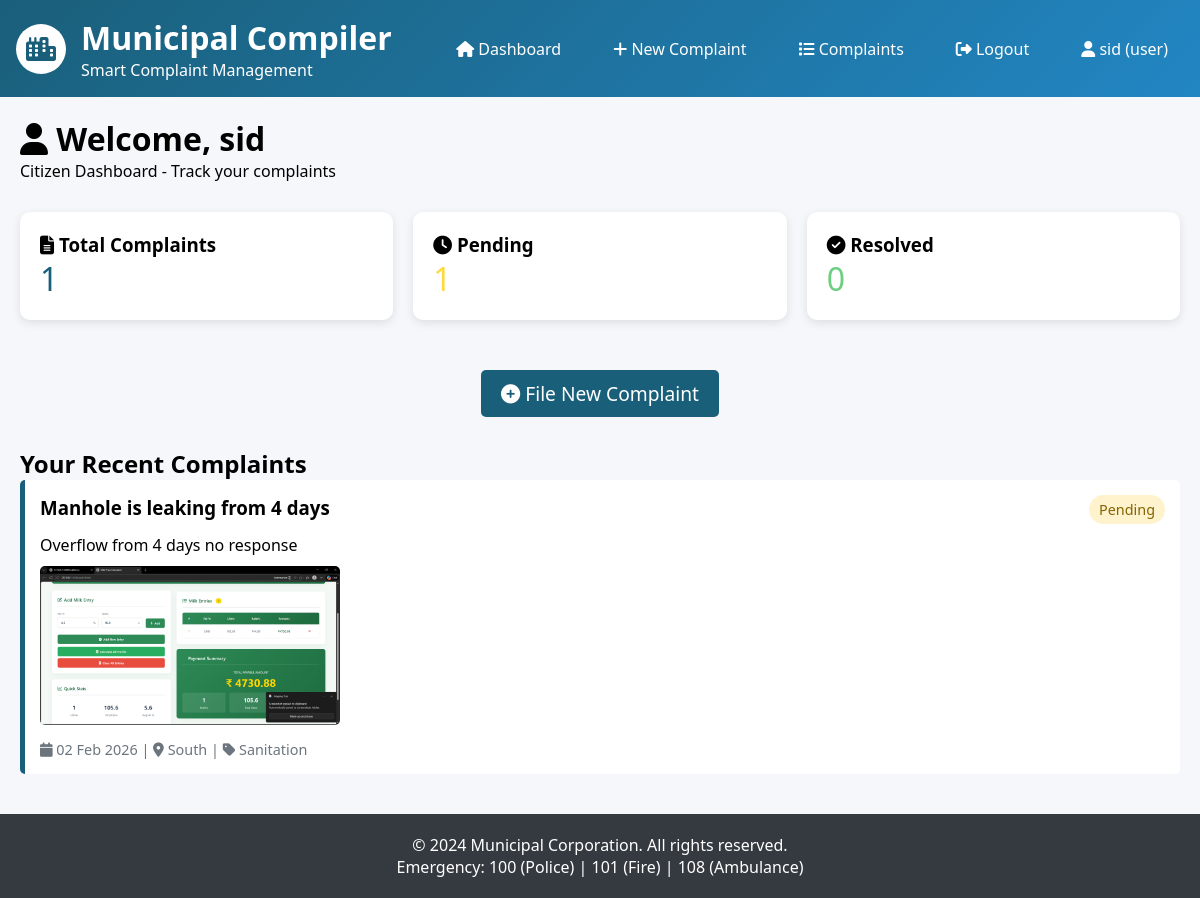
Page /user/dashboard (signed in) on the committed database.
### municipa_app.py (models this page shows, shortened)
class User(UserMixin, db.Model):
    __tablename__ = 'users'
    id = db.Column(db.Integer, primary_key=True)
    username = db.Column(db.String(80), unique=True, nullable=False)
    email = db.Column(db.String(120), unique=True, nullable=False)
    password_hash = db.Column(db.String(200), nullable=False)
    role = db.Column(db.String(20), nullable=False)  # 'user', 'officer', 'admin'
    taluka = db.Column(db.String(50), nullable=True)
    department = db.Column(db.String(100), nullable=True)
    phone = db.Column(db.String(15), nullable=True)
    created_at = db.Column(db.DateTime, default=datetime.utcnow)

class Complaint(db.Model):
    __tablename__ = 'complaints'
    id = db.Column(db.Integer, primary_key=True)
    title = db.Column(db.String(200), nullable=False)
    description = db.Column(db.Text, nullable=False)
    category = db.Column(db.String(50), nullable=False)
    latitude = db.Column(db.Float, nullable=True)
    longitude = db.Column(db.Float, nullable=True)
    address = db.Column(db.String(300), nullable=True)
    image_path = db.Column(db.String(300), nullable=True)
    status = db.Column(db.String(20), default='pending')
    priority = db.Column(db.String(20), default='medium')
    user_id = db.Column(db.Integer, db.ForeignKey('users.id'), nullable=False)
    assigned_officer_id = db.Column(db.Integer, db.ForeignKey('users.id'), nullable=True)
    taluka = db.Column(db.String(50), nullable=False)
    created_at = db.Column(db.DateTime, default=datetime.utcnow)
    updated_at = db.Column(db.DateTime, onupdate=datetime.utcnow)
    resolved_image_path = db.Column(db.String(300), nullable=True)
    resolution_details = db.Column(db.Text, nullable=True)
    resolved_at = db.Column(db.DateTime, nullable=True)
    resolved_by = db.Column(db.Integer, db.ForeignKey('users.id'), nullable=True)
    author = db.relationship('User', foreign_keys=[user_id], backref='authored_complaints')
    assigned_officer = db.relationship('User', foreign_keys=[assigned_officer_id], backref='assigned_complaints')
    resolver = db.relationship('User', foreign_keys=[resolved_by], backref='resolved_complaints')

### municipa_app.py (the view)
@app.route('/user/dashboard')
@login_required
@role_required('user')
def user_dashboard():
    user_complaints = Complaint.query.filter_by(user_id=current_user.id).order_by(Complaint.created_at.desc()).all()
    return render_template('user_dashboard.html', complaints=user_complaints)

### municipa_app.py (called while the page is built)
def role_required(role):
    def decorator(f):
        @wraps(f)
        @login_required
        def decorated_function(*args, **kwargs):
            if current_user.role != role:
                flash('You do not have permission to access this page.', 'danger')
                return redirect(url_for('dashboard'))
            return f(*args, **kwargs)
        return decorated_function
    return decorator

@login_manager.user_loader
def load_user(user_id):
    return User.query.get(int(user_id))

### templates/user_dashboard.html (shortened to what this page needs)
{% extends "base.html" %}
{% block content %}
<h1><i class="fas fa-user"></i> Welcome, {{ current_user.username }}</h1>
<p>Citizen Dashboard - Track your complaints</p>
<div style="display: grid; grid-template-columns: repeat(auto-fit, minmax(250px, 1fr)); gap: 20px; margin: 30px 0;">
    <div class="card">
        <h3><i class="fas fa-file-alt"></i> Total Complaints</h3>
        <p style="font-size: 2em; color: var(--primary-color);" id="totalCount">0</p>
    </div>
    <div class="card">
        <h3><i class="fas fa-clock"></i> Pending</h3>
        <p style="font-size: 2em; color: var(--warning-color);" id="pendingCount">0</p>
    </div>
    <div class="card">
        <h3><i class="fas fa-check-circle"></i> Resolved</h3>
        <p style="font-size: 2em; color: var(--success-color);" id="resolvedCount">0</p>
    </div>
</div>
<div style="text-align: center; margin: 30px 0;">
    <a href="{{ url_for('new_complaint') }}" class="btn" style="font-size: 1.2em;">
        <i class="fas fa-plus-circle"></i> File New Complaint
    </a>
</div>
<h2>Your Recent Complaints</h2>
{% if complaints %}
    {% for complaint in complaints %}
    <div class="complaint-item">
        <div style="display: flex; justify-content: space-between; margin-bottom: 10px;">
            <h3>{{ complaint.title }}</h3>
            <span class="status status-{{ complaint.status }}">
                {{ complaint.status|replace('_', ' ')|title }}
            </span>
        </div>
        <p>{{ complaint.description }}</p>
        {% if complaint.image_path %}
        <div style="margin: 10px 0;">
            <img src="{{ url_for('uploaded_file', filename=complaint.image_path) }}"
                 alt="Complaint Image" style="max-width: 300px; border-radius: 5px;">
        </div>
        {% endif %}
        <div style="margin-top: 10px; color: var(--gray-color); font-size: 0.9em;">
            <i class="fas fa-calendar"></i> {{ complaint.created_at.strftime('%d %b %Y') }} |
            <i class="fas fa-map-marker-alt"></i> {{ complaint.taluka }} |
            <i class="fas fa-tag"></i> {{ complaint.category }}
        </div>
    </div>
    {% endfor %}
{% endif %}
{% endblock %}

### templates/base.html (shortened to what this page needs)
<!DOCTYPE html>
<html lang="en">
<head>
    <link rel="stylesheet" href="https://cdnjs.cloudflare.com/ajax/libs/font-awesome/6.4.0/css/all.min.css">
</head>
<body>
    <header class="header">
        <div class="logo">
            <div class="logo-icon">
                <i class="fas fa-city"></i>
            </div>
            <div>
                <h1>Municipal Compiler</h1>
                <p>Smart Complaint Management</p>
            </div>
        </div>
        <nav class="nav">
            {% if current_user.is_authenticated %}
                <a href="{{ url_for('dashboard') }}"><i class="fas fa-home"></i> Dashboard</a>
                {% if current_user.role == 'user' %}
                    <a href="{{ url_for('new_complaint') }}"><i class="fas fa-plus"></i> New Complaint</a>
                {% endif %}
                <a href="{{ url_for('view_complaints') }}"><i class="fas fa-list"></i> Complaints</a>
                <a href="{{ url_for('logout') }}"><i class="fas fa-sign-out-alt"></i> Logout</a>
                <span style="padding: 8px 16px;">
                    <i class="fas fa-user"></i> {{ current_user.username }} ({{ current_user.role }})
                </span>
            {% endif %}
        </nav>
    </header>
    <div class="container">
        {% block content %}{% endblock %}
    </div>
    <footer class="footer">
        <p>&copy; 2024 Municipal Corporation. All rights reserved.</p>
        <p>Emergency: 100 (Police) | 101 (Fire) | 108 (Ambulance)</p>
    </footer>
</body>
</html>

### templates/base.html (style rules this page uses)
:root { --primary-color: #1a5f7a; --secondary-color: #57cc99; --accent-color: #ff9a3c; --danger-color: #ff6b6b; --warning-color: #ffd93d; --success-color: #6bcf7f; --light-color: #f8f9fa; --dark-color: #343a40; --gray-color: #6c757d; }
* { margin: 0; padding: 0; box-sizing: border-box; }
body { font-family: 'Segoe UI', Tahoma, Geneva, Verdana, sans-serif; background: #f5f7fa; min-height: 100vh; }
.header { background: linear-gradient(135deg, #1a5f7a 0%, #2286c3 100%); color: white; padding: 1rem; display: flex; justify-content: space-between; align-items: center; }
.logo { display: flex; align-items: center; gap: 15px; }
.logo-icon { width: 50px; height: 50px; background: white; border-radius: 50%; display: flex; align-items: center; justify-content: center; color: var(--primary-color); font-size: 24px; }
.nav { display: flex; gap: 20px; }
.nav a { color: white; text-decoration: none; padding: 8px 16px; }
.container { max-width: 1200px; margin: 20px auto; padding: 0 20px; }
.card { background: white; border-radius: 10px; padding: 20px; margin-bottom: 20px; box-shadow: 0 3px 10px rgba(0,0,0,0.1); }
.btn { display: inline-block; padding: 10px 20px; background: var(--primary-color); color: white; border: none; border-radius: 5px; cursor: pointer; text-decoration: none; }
.complaint-item { background: white; border-left: 5px solid var(--primary-color); padding: 15px; margin-bottom: 15px; border-radius: 5px; }
.status { padding: 5px 10px; border-radius: 15px; font-size: 0.9em; }
.status-pending { background: #fff3cd; color: #856404; }
.footer { background: var(--dark-color); color: white; text-align: center; padding: 20px; margin-top: 40px; }

### rows in the picture
User: username "sid", role "user"
Complaint: title "Manhole is leaking from 4 days", status "Pending", description "Overflow from 4 days no response", image_path (picture), created_at "02 Feb 2026", taluka "South", category "Sanitation"
